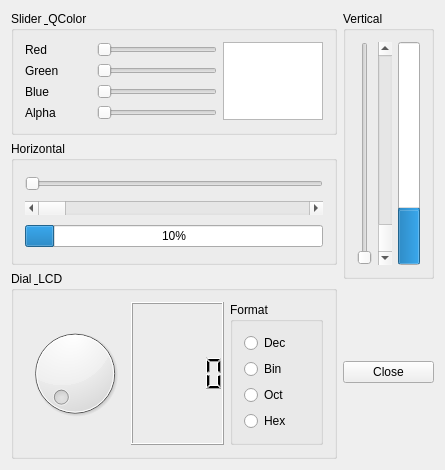
<?xml version="1.0" encoding="UTF-8"?>
<ui version="4.0">
 <class>Widget</class>
 <widget class="QWidget" name="Widget">
  <property name="geometry">
   <rect>
    <x>0</x>
    <y>0</y>
    <width>445</width>
    <height>470</height>
   </rect>
  </property>
  <property name="windowTitle">
   <string>Widget</string>
  </property>
  <layout class="QHBoxLayout" name="horizontalLayout_3">
   <item>
    <layout class="QVBoxLayout" name="verticalLayout_3">
     <item>
      <widget class="QGroupBox" name="groupBox">
       <property name="title">
        <string>Slider &amp; QColor</string>
       </property>
       <layout class="QGridLayout" name="gridLayout">
        <item row="0" column="0">
         <widget class="QLabel" name="label">
          <property name="minimumSize">
           <size>
            <width>60</width>
            <height>0</height>
           </size>
          </property>
          <property name="text">
           <string>Red</string>
          </property>
         </widget>
        </item>
        <item row="0" column="3" rowspan="4">
         <widget class="QTextEdit" name="textEdit">
          <property name="maximumSize">
           <size>
            <width>100</width>
            <height>16777215</height>
           </size>
          </property>
          <property name="readOnly">
           <bool>true</bool>
          </property>
         </widget>
        </item>
        <item row="1" column="0" colspan="2">
         <widget class="QLabel" name="label_2">
          <property name="text">
           <string>Green</string>
          </property>
         </widget>
        </item>
        <item row="1" column="2">
         <widget class="QSlider" name="sliderGreen">
          <property name="maximum">
           <number>255</number>
          </property>
          <property name="orientation">
           <enum>Qt::Horizontal</enum>
          </property>
         </widget>
        </item>
        <item row="2" column="0" colspan="2">
         <widget class="QLabel" name="label_3">
          <property name="text">
           <string>Blue</string>
          </property>
         </widget>
        </item>
        <item row="2" column="2">
         <widget class="QSlider" name="sliderBlue">
          <property name="maximum">
           <number>255</number>
          </property>
          <property name="orientation">
           <enum>Qt::Horizontal</enum>
          </property>
         </widget>
        </item>
        <item row="3" column="0" colspan="2">
         <widget class="QLabel" name="label_4">
          <property name="text">
           <string>Alpha</string>
          </property>
         </widget>
        </item>
        <item row="3" column="2">
         <widget class="QSlider" name="sliderAlpha">
          <property name="maximum">
           <number>255</number>
          </property>
          <property name="orientation">
           <enum>Qt::Horizontal</enum>
          </property>
         </widget>
        </item>
        <item row="0" column="2">
         <widget class="QSlider" name="sliderRed">
          <property name="maximum">
           <number>255</number>
          </property>
          <property name="orientation">
           <enum>Qt::Horizontal</enum>
          </property>
         </widget>
        </item>
       </layout>
      </widget>
     </item>
     <item>
      <widget class="QGroupBox" name="groupBox_2">
       <property name="title">
        <string>Horizontal</string>
       </property>
       <layout class="QVBoxLayout" name="verticalLayout">
        <item>
         <widget class="QSlider" name="sliderH">
          <property name="maximum">
           <number>100</number>
          </property>
          <property name="orientation">
           <enum>Qt::Horizontal</enum>
          </property>
         </widget>
        </item>
        <item>
         <widget class="QScrollBar" name="scrollBarH">
          <property name="maximum">
           <number>100</number>
          </property>
          <property name="orientation">
           <enum>Qt::Horizontal</enum>
          </property>
         </widget>
        </item>
        <item>
         <widget class="QProgressBar" name="proBarH">
          <property name="value">
           <number>10</number>
          </property>
         </widget>
        </item>
       </layout>
      </widget>
     </item>
     <item>
      <widget class="QGroupBox" name="groupBox_3">
       <property name="title">
        <string>Dial &amp; LCD</string>
       </property>
       <layout class="QHBoxLayout" name="horizontalLayout">
        <item>
         <widget class="QDial" name="dial"/>
        </item>
        <item>
         <widget class="QLCDNumber" name="lcdNumber"/>
        </item>
        <item>
         <widget class="QGroupBox" name="groupBox_4">
          <property name="title">
           <string>Format</string>
          </property>
          <layout class="QVBoxLayout" name="verticalLayout_2">
           <item>
            <widget class="QRadioButton" name="radioDec">
             <property name="text">
              <string>Dec</string>
             </property>
            </widget>
           </item>
           <item>
            <widget class="QRadioButton" name="radioBin">
             <property name="text">
              <string>Bin</string>
             </property>
            </widget>
           </item>
           <item>
            <widget class="QRadioButton" name="radioOct">
             <property name="text">
              <string>Oct</string>
             </property>
            </widget>
           </item>
           <item>
            <widget class="QRadioButton" name="radioHex">
             <property name="text">
              <string>Hex</string>
             </property>
            </widget>
           </item>
          </layout>
         </widget>
        </item>
       </layout>
      </widget>
     </item>
    </layout>
   </item>
   <item>
    <layout class="QGridLayout" name="gridLayout_2">
     <item row="0" column="0">
      <widget class="QGroupBox" name="groupBox_5">
       <property name="minimumSize">
        <size>
         <width>0</width>
         <height>268</height>
        </size>
       </property>
       <property name="title">
        <string>Vertical</string>
       </property>
       <layout class="QHBoxLayout" name="horizontalLayout_2">
        <item>
         <widget class="QSlider" name="sliderV">
          <property name="maximum">
           <number>100</number>
          </property>
          <property name="orientation">
           <enum>Qt::Vertical</enum>
          </property>
         </widget>
        </item>
        <item>
         <widget class="QScrollBar" name="scrollBarV">
          <property name="maximum">
           <number>100</number>
          </property>
          <property name="orientation">
           <enum>Qt::Vertical</enum>
          </property>
          <property name="invertedAppearance">
           <bool>true</bool>
          </property>
          <property name="invertedControls">
           <bool>true</bool>
          </property>
         </widget>
        </item>
        <item>
         <widget class="QProgressBar" name="progressBarV">
          <property name="value">
           <number>24</number>
          </property>
          <property name="orientation">
           <enum>Qt::Vertical</enum>
          </property>
         </widget>
        </item>
       </layout>
      </widget>
     </item>
     <item row="1" column="0">
      <spacer name="verticalSpacer">
       <property name="orientation">
        <enum>Qt::Vertical</enum>
       </property>
       <property name="sizeHint" stdset="0">
        <size>
         <width>20</width>
         <height>40</height>
        </size>
       </property>
      </spacer>
     </item>
     <item row="2" column="0">
      <widget class="QPushButton" name="btnClose">
       <property name="text">
        <string>Close</string>
       </property>
       <property name="icon">
        <iconset resource="res.qrc">
         <normaloff>:/icons/images/exit.bmp</normaloff>:/icons/images/exit.bmp</iconset>
       </property>
      </widget>
     </item>
     <item row="3" column="0">
      <spacer name="verticalSpacer_2">
       <property name="orientation">
        <enum>Qt::Vertical</enum>
       </property>
       <property name="sizeHint" stdset="0">
        <size>
         <width>20</width>
         <height>40</height>
        </size>
       </property>
      </spacer>
     </item>
    </layout>
   </item>
  </layout>
 </widget>
 <layoutdefault spacing="6" margin="11"/>
 <resources>
  <include location="res.qrc"/>
 </resources>
 <connections>
  <connection>
   <sender>btnClose</sender>
   <signal>clicked()</signal>
   <receiver>Widget</receiver>
   <slot>close()</slot>
   <hints>
    <hint type="sourcelabel">
     <x>389</x>
     <y>372</y>
    </hint>
    <hint type="destinationlabel">
     <x>222</x>
     <y>234</y>
    </hint>
   </hints>
  </connection>
 </connections>
</ui>
